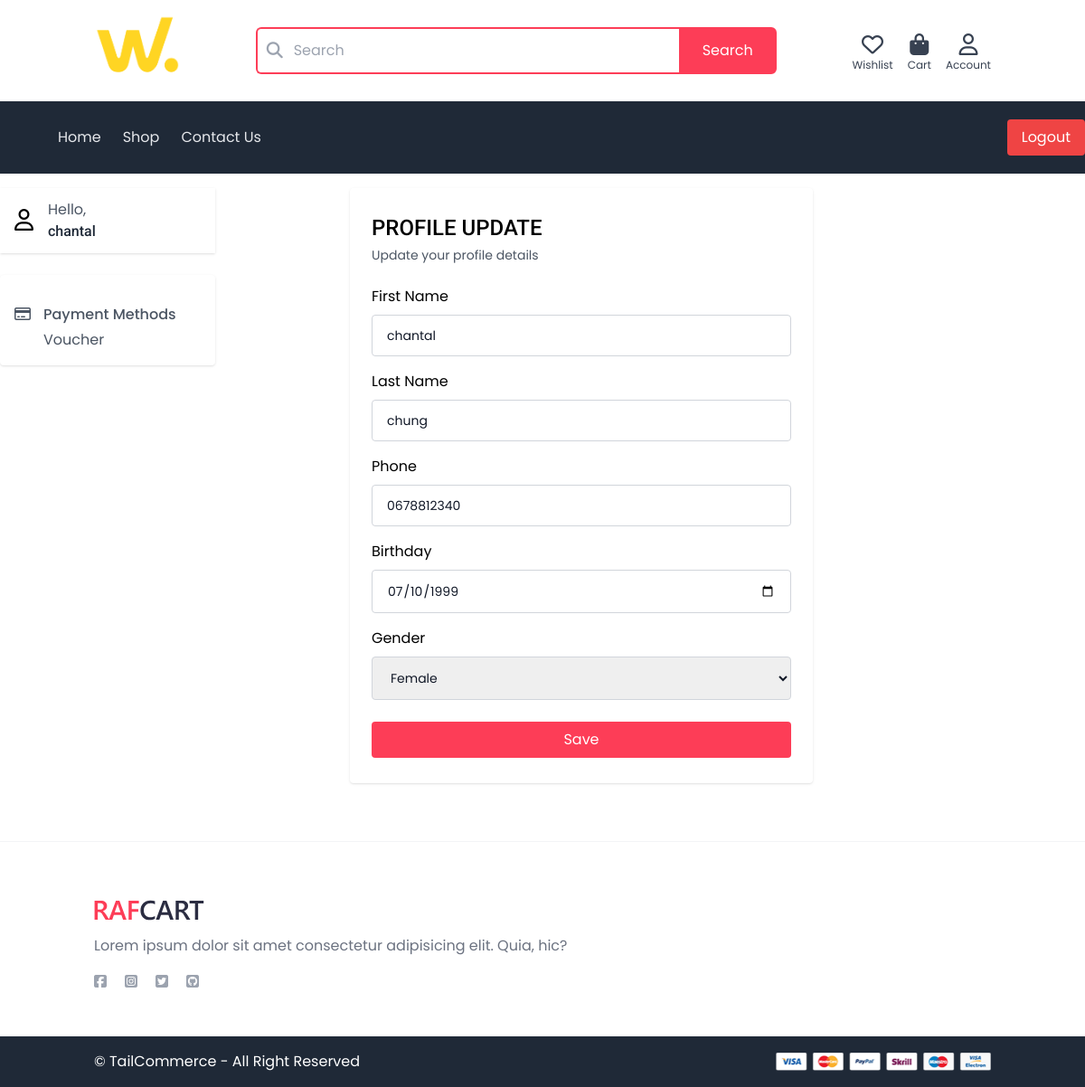
The app's page /users/profile/ (signed in) with its own data.
### users/models.py (models this page shows)
class UserProfile(models.Model):
    user = models.OneToOneField(User, on_delete=models.CASCADE)
    first_name = models.CharField(max_length=150, blank=True)
    last_name = models.CharField(max_length=150, blank=True)
    phone = models.CharField(max_length=20, blank=True, null=True)
    birthday = models.DateField(blank=True, null=True)
    gender = models.CharField(max_length=1, choices=GENDER_CHOICES, blank=True)

### users/views.py (the view)
# urls.py: path('profile/', views.profile_info, name='customer-dashboard'),
@login_required
def profile_info(request):
    profile = getattr(request.user, 'userprofile', None)
    if request.method == 'POST':
        form = UserProfileForm(request.POST, instance=profile)
        if form.is_valid():
            profile = form.save(commit=False)
            profile.user = request.user  # Ensure user is set
            profile.save()
            form = UserProfileForm(instance=profile)
    else:
        form = UserProfileForm(instance=profile)
    return render(request, 'users/customer-dashboard.html', {
        'form': form,
        'profile': profile,
    })

### users/forms.py
class UserProfileForm(forms.ModelForm):
    class Meta:
        model = UserProfile
        fields = ['first_name', 'last_name', 'phone', 'birthday', 'gender']
    first_name = forms.CharField(widget=forms.TextInput(attrs={
         'placeholder' : 'Your first name',
         'class' : INPUT_CLASSES,
         'id' : 'id_firstname'
    }))
    last_name = forms.CharField(widget=forms.TextInput(attrs={
         'placeholder' : 'Your last name',
         'class' : INPUT_CLASSES,
         'id' : 'id_lastname'
    }))
    phone = forms.CharField(widget=forms.TextInput(attrs={
         'placeholder' : 'Your phone',
         'class' : INPUT_CLASSES,
         'id' : 'id_phone'
    }))
    birthday = forms.DateField(widget=forms.DateInput(attrs={
            'type': 'date',
            'class': INPUT_CLASSES,
            'id' : 'id_birthday'
    }))
    gender = forms.ChoiceField(
        choices=[('', 'Select gender')] + list(UserProfile._meta.get_field('gender').choices),
        widget=forms.Select(attrs={
            'class': INPUT_CLASSES,
            'id': 'id_gender'
    }))

### users/templates/users/customer-dashboard.html (shortened to what this page needs)
{% extends 'core/base.html' %}
{% block content %}
<div class="container grid grid-cols-12 items-start gap-6 pt-4 pb-16">
  <div class="col-span-3">
    <div class="px-4 py-3 shadow flex items-center gap-4">
      <div class="flex-shrink-0">
        <div class="text-2xl">
          <i class="fa-regular fa-user"></i>
        </div>
      </div>
      <div class="flex-grow">
        <p class="text-gray-600">Hello,</p>
        <h4 class="text-gray-800 font-medium">{{ user.username }}</h4>
      </div>
    </div>
    <div class="mt-6 bg-white shadow rounded p-4 divide-y divide-gray-200 space-y-4 text-gray-600">
      <div class="space-y-1 pl-8 pt-4">
        <a href="#" class="relative hover:text-primary block font-medium capitalize transition">
          <span class="absolute -left-8 top-0 text-base">
            <i class="fa-regular fa-credit-card"></i>
          </span>
          Payment methods
        </a>
        <a href="#" class="relative hover:text-primary block capitalize transition">
          Voucher
        </a>
      </div>
    </div>
  </div>
  <div class="col-span-9">
    <div class="contain">
      <div class="max-w-lg mx-auto shadow px-6 py-7 rounded overflow-hidden">
        <h2 class="text-2xl uppercase font-medium mb-1">Profile Update</h2>
        <p class="text-gray-600 mb-6 text-sm">
          Update your profile details
        </p>
        <form id="form" method="post" action="." novalidate>
          <div class="space-y-4">
            <div>
              <label class="inline-block mb-2">First Name</label>
              {{ form.first_name }}
            </div>
            <div>
              <label class="inline-block mb-2">Last Name</label>
              {{ form.last_name }}
            </div>
            <div>
              <label class="inline-block mb-2">Phone</label>
              {{ form.phone }}
            </div>
            <div>
              <label class="inline-block mb-2">Birthday</label>
              {{ form.birthday }}
            </div>
            <div>
            <label class="inline-block mb-2">Gender</label>
            {{ form.gender }}
            </div>
          </div>
          <div class="mt-6">
            <button type="submit"
                    style="background-color: #fd3d57;"
                    class="w-full py-2 text-center text-white rounded hover:bg-transparent hover:text-primary transition">
              Save
            </button>
          </div>
      </div>
    </div>
  </div>
</div>
{% endblock %}

### records on screen
UserProfile: first_name "chantal", last_name "chung", phone "0678812340", birthday "07/10/1999", gender "Female"

### other values on screen
{{ user.username }} "chantal"
